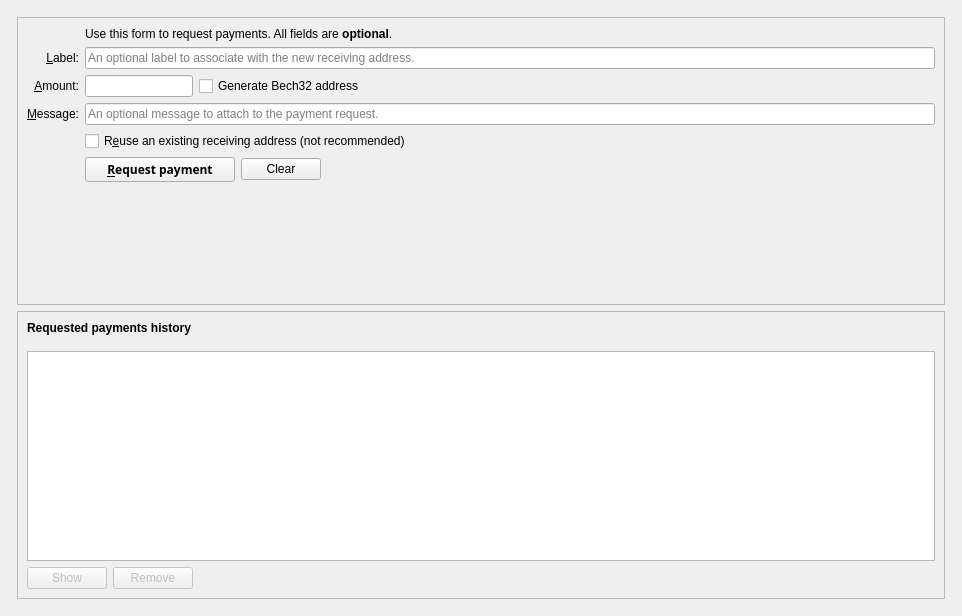
<?xml version="1.0" encoding="UTF-8"?>
<ui version="4.0">
 <class>ReceiveCoinsDialog</class>
 <widget class="QWidget" name="ReceiveCoinsDialog">
  <property name="geometry">
   <rect>
    <x>0</x>
    <y>0</y>
    <width>962</width>
    <height>616</height>
   </rect>
  </property>
  <layout class="QVBoxLayout" name="verticalLayout" stretch="0">
   <item>
    <layout class="QVBoxLayout" name="verticalLayout_Master" stretch="0,1">
     <property name="spacing">
      <number>0</number>
     </property>
     <item>
      <widget class="QFrame" name="frame_Header">
       <layout class="QVBoxLayout" name="verticalLayout_8">
        <property name="leftMargin">
         <number>0</number>
        </property>
        <property name="topMargin">
         <number>0</number>
        </property>
        <property name="rightMargin">
         <number>0</number>
        </property>
        <property name="bottomMargin">
         <number>0</number>
        </property>
        <item>
         <layout class="QHBoxLayout" name="horizontalLayout_Header"/>
        </item>
       </layout>
      </widget>
     </item>
     <item>
      <widget class="QFrame" name="frame_BG">
       <layout class="QVBoxLayout" name="verticalLayout_5">
        <property name="leftMargin">
         <number>6</number>
        </property>
        <property name="topMargin">
         <number>6</number>
        </property>
        <property name="rightMargin">
         <number>6</number>
        </property>
        <property name="bottomMargin">
         <number>6</number>
        </property>
        <item>
         <widget class="QFrame" name="frame2">
          <property name="sizePolicy">
           <sizepolicy hsizetype="Preferred" vsizetype="Expanding">
            <horstretch>0</horstretch>
            <verstretch>0</verstretch>
           </sizepolicy>
          </property>
          <property name="frameShape">
           <enum>QFrame::StyledPanel</enum>
          </property>
          <property name="frameShadow">
           <enum>QFrame::Sunken</enum>
          </property>
          <layout class="QVBoxLayout" name="verticalLayout_3">
           <item>
            <layout class="QGridLayout" name="gridLayout">
             <item row="7" column="2">
              <widget class="QCheckBox" name="reuseAddress">
               <property name="toolTip">
                <string>Reuse one of the previously used receiving addresses.&lt;br&gt;Reusing addresses has security and privacy issues.&lt;br&gt;Do not use this unless re-generating a payment request made before.</string>
               </property>
               <property name="text">
                <string>R&amp;euse an existing receiving address (not recommended)</string>
               </property>
              </widget>
             </item>
             <item row="7" column="0">
              <widget class="QLabel" name="label_4">
               <property name="text">
                <string/>
               </property>
              </widget>
             </item>
             <item row="6" column="0">
              <widget class="QLabel" name="label_3">
               <property name="toolTip">
                <string>An optional message to attach to the payment request, which will be displayed when the request is opened. Note: The message will not be sent with the payment over the Shit network.</string>
               </property>
               <property name="text">
                <string>&amp;Message:</string>
               </property>
               <property name="alignment">
                <set>Qt::AlignRight|Qt::AlignTrailing|Qt::AlignVCenter</set>
               </property>
               <property name="buddy">
                <cstring>reqMessage</cstring>
               </property>
              </widget>
             </item>
             <item row="4" column="2">
              <widget class="QLineEdit" name="reqLabel">
               <property name="toolTip">
                <string>An optional label to associate with the new receiving address.</string>
               </property>
               <property name="placeholderText">
                <string>An optional label to associate with the new receiving address.</string>
               </property>
              </widget>
             </item>
             <item row="6" column="2">
              <widget class="QLineEdit" name="reqMessage">
               <property name="toolTip">
                <string>An optional message to attach to the payment request, which will be displayed when the request is opened.&lt;br&gt;Note: The message will not be sent with the payment over the Shit network.</string>
               </property>
               <property name="placeholderText">
                <string>An optional message to attach to the payment request.</string>
               </property>
              </widget>
             </item>
             <item row="2" column="2">
              <widget class="QLabel" name="label_5">
               <property name="text">
                <string>Use this form to request payments. All fields are &lt;b&gt;optional&lt;/b&gt;.</string>
               </property>
              </widget>
             </item>
             <item row="4" column="0">
              <widget class="QLabel" name="label_2">
               <property name="toolTip">
                <string>An optional label to associate with the new receiving address.</string>
               </property>
               <property name="text">
                <string>&amp;Label:</string>
               </property>
               <property name="alignment">
                <set>Qt::AlignRight|Qt::AlignTrailing|Qt::AlignVCenter</set>
               </property>
               <property name="buddy">
                <cstring>reqLabel</cstring>
               </property>
              </widget>
             </item>
             <item row="5" column="0">
              <widget class="QLabel" name="label">
               <property name="toolTip">
                <string>An optional amount to request. Leave this empty or zero to not request a specific amount.</string>
               </property>
               <property name="text">
                <string>&amp;Amount:</string>
               </property>
               <property name="alignment">
                <set>Qt::AlignRight|Qt::AlignTrailing|Qt::AlignVCenter</set>
               </property>
               <property name="buddy">
                <cstring>reqAmount</cstring>
               </property>
              </widget>
             </item>
             <item row="5" column="2">
              <layout class="QHBoxLayout" name="horizontalLayout_6">
               <item>
                <widget class="BitcoinAmountField" name="reqAmount">
                 <property name="sizePolicy">
                  <sizepolicy hsizetype="Fixed" vsizetype="Fixed">
                   <horstretch>0</horstretch>
                   <verstretch>0</verstretch>
                  </sizepolicy>
                 </property>
                 <property name="minimumSize">
                  <size>
                   <width>80</width>
                   <height>0</height>
                  </size>
                 </property>
                 <property name="maximumSize">
                  <size>
                   <width>1000</width>
                   <height>100</height>
                  </size>
                 </property>
                 <property name="toolTip">
                  <string>An optional amount to request. Leave this empty or zero to not request a specific amount.</string>
                 </property>
                </widget>
               </item>
               <item>
                <widget class="QCheckBox" name="useBech32">
                 <property name="sizePolicy">
                  <sizepolicy hsizetype="Fixed" vsizetype="Fixed">
                   <horstretch>0</horstretch>
                   <verstretch>0</verstretch>
                  </sizepolicy>
                 </property>
                 <property name="maximumSize">
                  <size>
                   <width>1000</width>
                   <height>16777215</height>
                  </size>
                 </property>
                 <property name="focusPolicy">
                  <enum>Qt::StrongFocus</enum>
                 </property>
                 <property name="toolTip">
                  <string>Bech32 addresses (BIP-173) are cheaper to spend from and offer better protection against typos. When unchecked a P2SH wrapped SegWit address will be created, compatible with older wallets.</string>
                 </property>
                 <property name="text">
                  <string>Generate Bech32 address</string>
                 </property>
                </widget>
               </item>
               <item>
                <spacer name="horizontalSpacer_3">
                 <property name="orientation">
                  <enum>Qt::Horizontal</enum>
                 </property>
                 <property name="sizeHint" stdset="0">
                  <size>
                   <width>0</width>
                   <height>0</height>
                  </size>
                 </property>
                </spacer>
               </item>
              </layout>
             </item>
             <item row="8" column="0">
              <widget class="QLabel" name="label_7">
               <property name="text">
                <string/>
               </property>
              </widget>
             </item>
             <item row="8" column="2">
              <layout class="QHBoxLayout" name="horizontalLayout">
               <item>
                <widget class="QPushButton" name="receiveButton">
                 <property name="minimumSize">
                  <size>
                   <width>150</width>
                   <height>0</height>
                  </size>
                 </property>
                 <property name="font">
                  <font>
                   <family>Montserrat</family>
                   <weight>75</weight>
                   <bold>true</bold>
                  </font>
                 </property>
                 <property name="text">
                  <string>&amp;Request payment</string>
                 </property>
                </widget>
               </item>
               <item>
                <widget class="QPushButton" name="clearButton">
                 <property name="sizePolicy">
                  <sizepolicy hsizetype="Minimum" vsizetype="Fixed">
                   <horstretch>0</horstretch>
                   <verstretch>0</verstretch>
                  </sizepolicy>
                 </property>
                 <property name="toolTip">
                  <string>Clear all fields of the form.</string>
                 </property>
                 <property name="text">
                  <string>Clear</string>
                 </property>
                 <property name="autoDefault">
                  <bool>false</bool>
                 </property>
                </widget>
               </item>
               <item>
                <spacer name="horizontalSpacer">
                 <property name="orientation">
                  <enum>Qt::Horizontal</enum>
                 </property>
                 <property name="sizeHint" stdset="0">
                  <size>
                   <width>40</width>
                   <height>20</height>
                  </size>
                 </property>
                </spacer>
               </item>
              </layout>
             </item>
             <item row="9" column="2">
              <spacer name="verticalSpacer">
               <property name="orientation">
                <enum>Qt::Vertical</enum>
               </property>
               <property name="sizeHint" stdset="0">
                <size>
                 <width>20</width>
                 <height>60</height>
                </size>
               </property>
              </spacer>
             </item>
            </layout>
           </item>
          </layout>
         </widget>
        </item>
        <item>
         <widget class="QFrame" name="frame">
          <property name="sizePolicy">
           <sizepolicy hsizetype="Preferred" vsizetype="Expanding">
            <horstretch>0</horstretch>
            <verstretch>0</verstretch>
           </sizepolicy>
          </property>
          <property name="frameShape">
           <enum>QFrame::StyledPanel</enum>
          </property>
          <property name="frameShadow">
           <enum>QFrame::Raised</enum>
          </property>
          <layout class="QVBoxLayout" name="verticalLayout_2">
           <item>
            <widget class="QLabel" name="label_6">
             <property name="font">
              <font>
               <weight>75</weight>
               <bold>true</bold>
              </font>
             </property>
             <property name="text">
              <string>Requested payments history</string>
             </property>
            </widget>
           </item>
           <item>
            <spacer name="verticalSpacer_2">
             <property name="orientation">
              <enum>Qt::Vertical</enum>
             </property>
             <property name="sizeType">
              <enum>QSizePolicy::Preferred</enum>
             </property>
             <property name="sizeHint" stdset="0">
              <size>
               <width>20</width>
               <height>10</height>
              </size>
             </property>
            </spacer>
           </item>
           <item>
            <widget class="QTableView" name="recentRequestsView">
             <property name="sizePolicy">
              <sizepolicy hsizetype="Expanding" vsizetype="Expanding">
               <horstretch>0</horstretch>
               <verstretch>1</verstretch>
              </sizepolicy>
             </property>
             <property name="palette">
              <palette>
               <active>
                <colorrole role="Text">
                 <brush brushstyle="SolidPattern">
                  <color alpha="255">
                   <red>51</red>
                   <green>51</green>
                   <blue>51</blue>
                  </color>
                 </brush>
                </colorrole>
               </active>
               <inactive>
                <colorrole role="Text">
                 <brush brushstyle="SolidPattern">
                  <color alpha="255">
                   <red>51</red>
                   <green>51</green>
                   <blue>51</blue>
                  </color>
                 </brush>
                </colorrole>
               </inactive>
               <disabled>
                <colorrole role="Text">
                 <brush brushstyle="SolidPattern">
                  <color alpha="255">
                   <red>85</red>
                   <green>85</green>
                   <blue>85</blue>
                  </color>
                 </brush>
                </colorrole>
               </disabled>
              </palette>
             </property>
             <property name="contextMenuPolicy">
              <enum>Qt::CustomContextMenu</enum>
             </property>
             <property name="tabKeyNavigation">
              <bool>false</bool>
             </property>
             <property name="showGrid">
              <bool>false</bool>
             </property>
             <property name="sortingEnabled">
              <bool>true</bool>
             </property>
            </widget>
           </item>
           <item>
            <layout class="QHBoxLayout" name="horizontalLayout_2">
             <item>
              <widget class="QPushButton" name="showRequestButton">
               <property name="enabled">
                <bool>false</bool>
               </property>
               <property name="toolTip">
                <string>Show the selected request (does the same as double clicking an entry)</string>
               </property>
               <property name="text">
                <string>Show</string>
               </property>
               <property name="icon">
                <iconset resource="../shit.qrc">
                 <normaloff>:/icons/edit</normaloff>:/icons/edit</iconset>
               </property>
               <property name="autoDefault">
                <bool>false</bool>
               </property>
              </widget>
             </item>
             <item>
              <widget class="QPushButton" name="removeRequestButton">
               <property name="enabled">
                <bool>false</bool>
               </property>
               <property name="toolTip">
                <string>Remove the selected entries from the list</string>
               </property>
               <property name="text">
                <string>Remove</string>
               </property>
               <property name="icon">
                <iconset resource="../shit.qrc">
                 <normaloff>:/icons/remove</normaloff>:/icons/remove</iconset>
               </property>
               <property name="autoDefault">
                <bool>false</bool>
               </property>
              </widget>
             </item>
             <item>
              <spacer name="horizontalSpacer_2">
               <property name="orientation">
                <enum>Qt::Horizontal</enum>
               </property>
               <property name="sizeHint" stdset="0">
                <size>
                 <width>40</width>
                 <height>20</height>
                </size>
               </property>
              </spacer>
             </item>
            </layout>
           </item>
          </layout>
         </widget>
        </item>
       </layout>
      </widget>
     </item>
    </layout>
   </item>
  </layout>
 </widget>
 <customwidgets>
  <customwidget>
   <class>BitcoinAmountField</class>
   <extends>QLineEdit</extends>
   <header>bitcoinamountfield.h</header>
   <container>1</container>
  </customwidget>
 </customwidgets>
 <tabstops>
  <tabstop>reqLabel</tabstop>
  <tabstop>reqAmount</tabstop>
  <tabstop>reqMessage</tabstop>
  <tabstop>reuseAddress</tabstop>
  <tabstop>receiveButton</tabstop>
  <tabstop>clearButton</tabstop>
  <tabstop>recentRequestsView</tabstop>
  <tabstop>showRequestButton</tabstop>
  <tabstop>removeRequestButton</tabstop>
 </tabstops>
 <resources>
  <include location="../shit.qrc"/>
 </resources>
 <connections/>
</ui>
